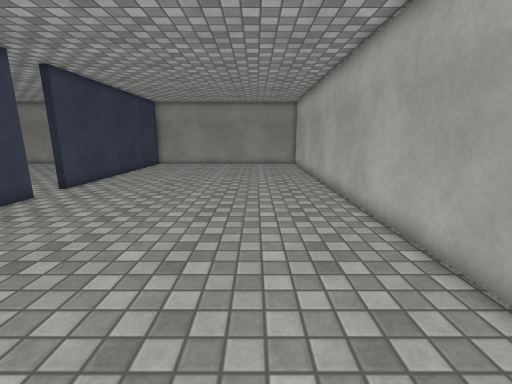
[1] (above)

15 first-person views from a walk through a Unity game level. The camera is 1.3 m above the floor, tilts 12° down and sees 90° across. The floor is counted in squares, 0.5 m on a side. Each view is taken from the middle of a square. On the plan, view 1 faces up. The plan holds only what a view shows up to about 18 squares ahead; the rest is blank. Door leaves are left out, so doorways stand open. Surface patterns are stand-ins for the level's own textures.

[2]
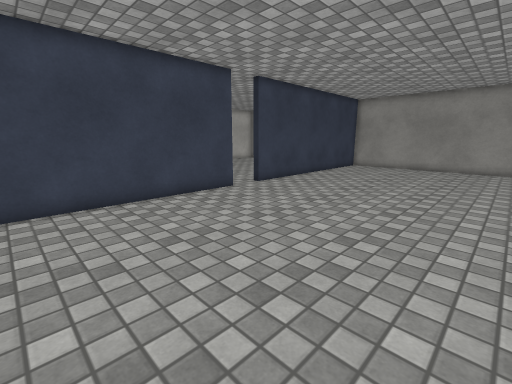

[3]
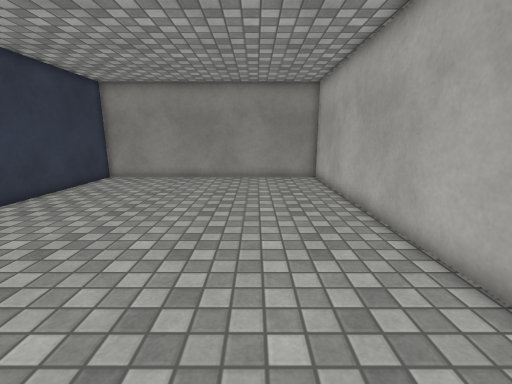

[4]
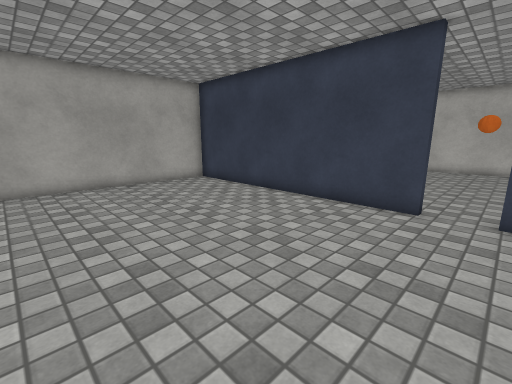

[5]
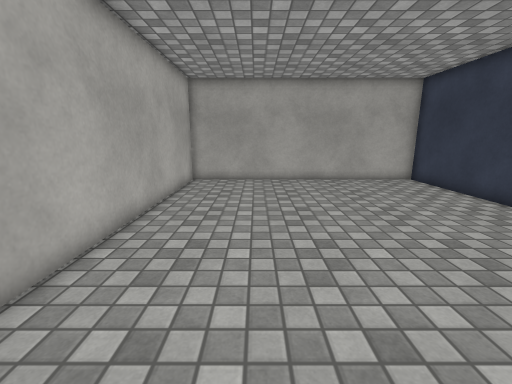

[6]
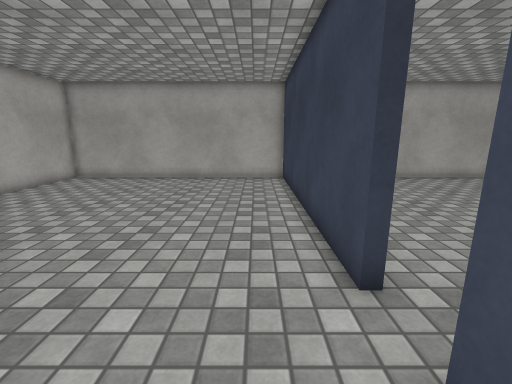

[7]
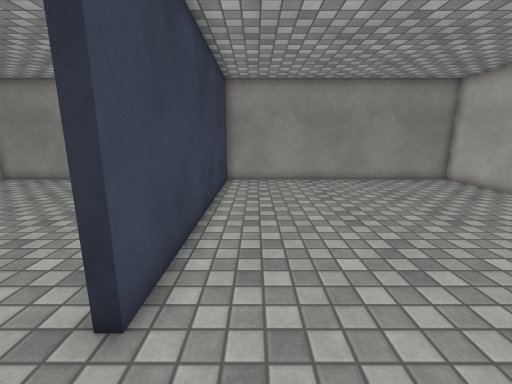

[8]
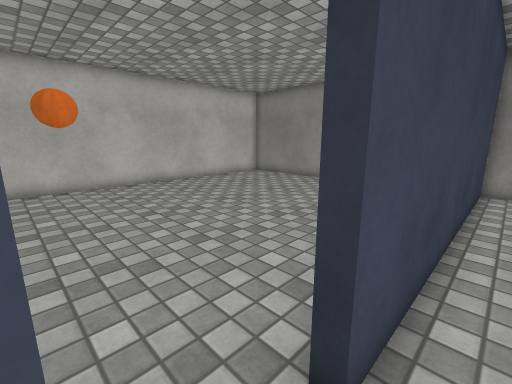

[9]
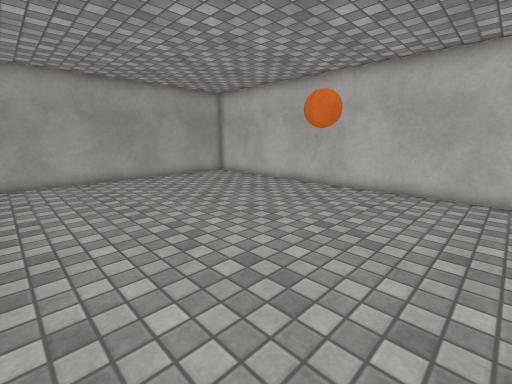

[10]
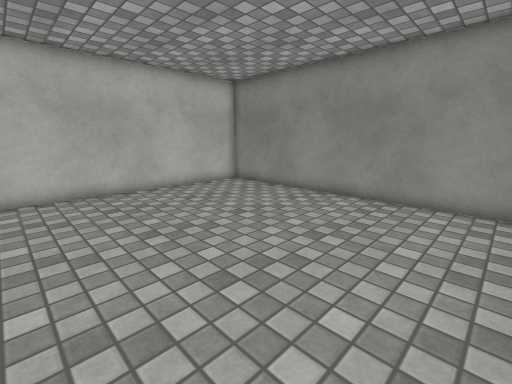

[11]
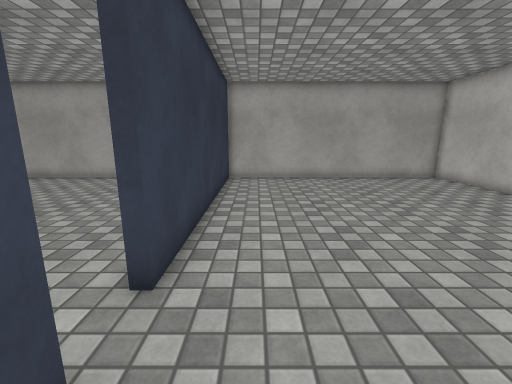

[12]
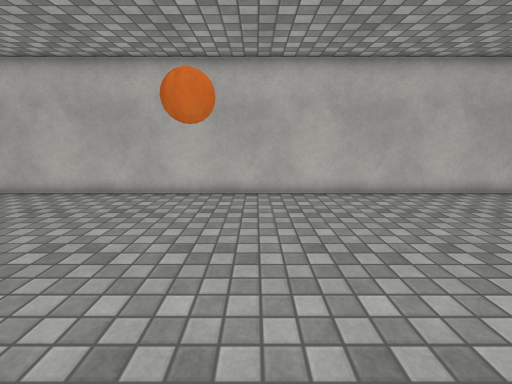

[13]
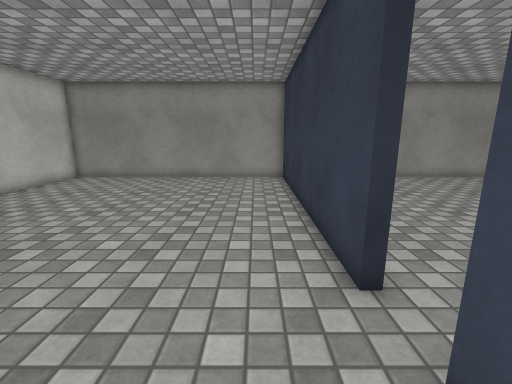

[14]
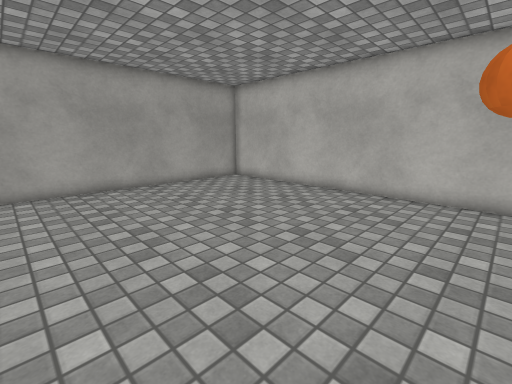

[15]
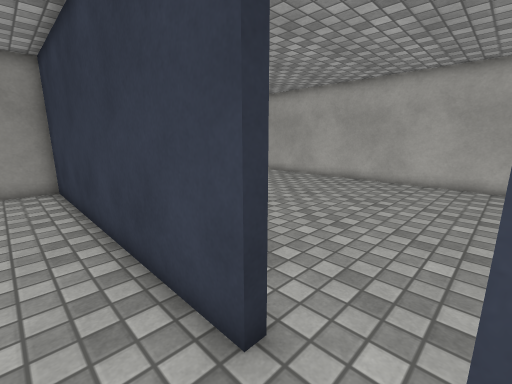

### Floor plan
Points are (right, up) in squares from view 1. A wall is a line through its corners. A room is listed if a view was taken in it or the views show most of it. See-through windows are left out.
Room 1 (views 1, 2, 3, 4, 5, 6, 7, 8)
walls: (-9.8, 11) (-9.8, -2) (4, -2) (4, 26) (-9.8, 26) (-9.8, 13)
ways out: open door at (-10, 12) to room 2
Room 2 (views 9, 10, 11, 12, 13, 14, 15)
walls: (-10.2, 13) (-10.2, 26) (-24, 26) (-24, -2) (-10.2, -2) (-10.2, 11)
ways out: open door at (-10, 12) to room 1
objects: other object (-16, 12)

Where each view was taken, in squares from view 1:
view 1: 0 up, 0 right, facing up
view 2: 2 up, 1 right, facing up-left
view 3: 9 up, 0 right, facing up
view 4: 13 up, 0 right, facing down-left
view 5: 14 up, 0 right, facing down
view 6: 15 up, 8 left, facing down
view 7: 10 up, 8 left, facing up
view 8: 11 up, 9 left, facing up-left
view 9: 15 up, 11 left, facing down-left
view 10: 15 up, 11 left, facing up-left
view 11: 15 up, 12 left, facing down
view 12: 13 up, 12 left, facing left
view 13: 9 up, 12 left, facing up
view 14: 12 up, 12 left, facing down-left
view 15: 11 up, 12 left, facing up-right
